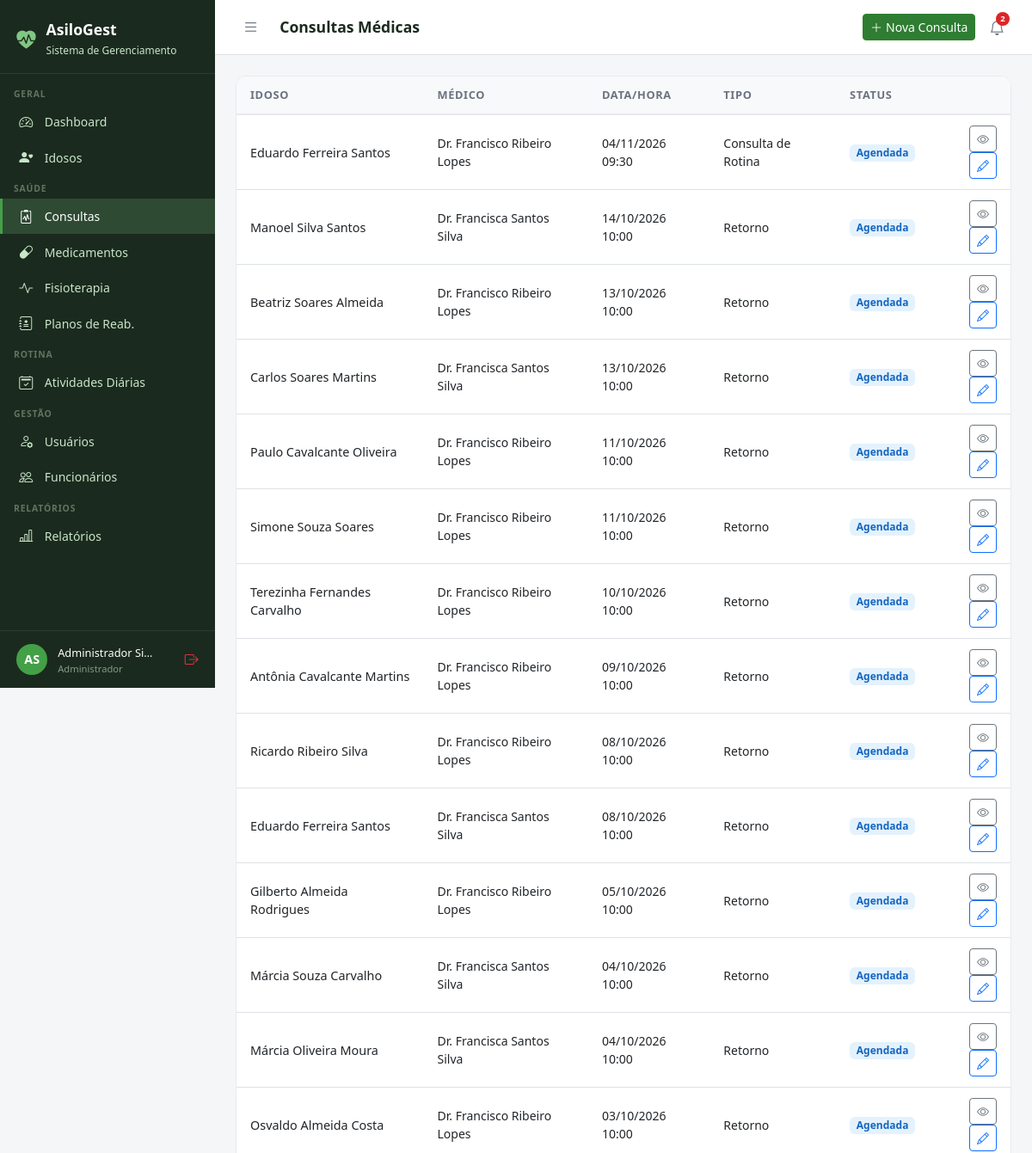
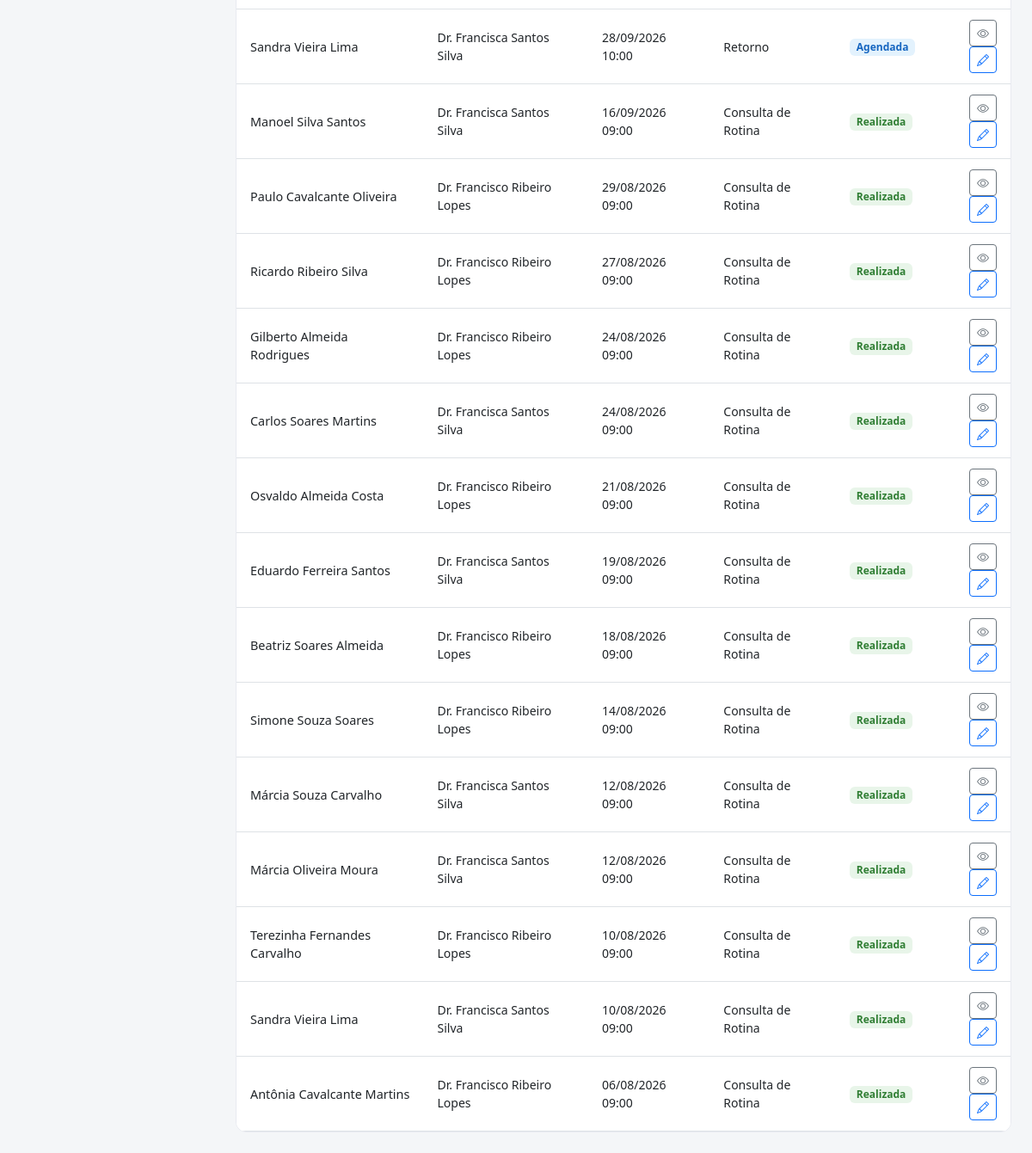
Screenshot of /consultas/ (signed in) with the database file from the repository (2 pictures, top to bottom).
### core/models.py (models this page shows, shortened)
class Usuario(AbstractUser):
    PERFIL_CHOICES = [
        ('administrador', 'Administrador'),
        ('medico', 'Médico'),
        ('fisioterapeuta', 'Fisioterapeuta'),
        ('enfermeiro', 'Enfermeiro(a)'),
        ('recepcionista', 'Recepcionista'),
        ('familiar', 'Familiar do Idoso'),
    ]
    perfil = models.CharField(
        max_length=20, choices=PERFIL_CHOICES,
        default='recepcionista', verbose_name='Perfil de Acesso'
    )
    telefone = models.CharField(max_length=15, blank=True, verbose_name='Telefone')
    cpf = models.CharField(max_length=14, unique=True, null=True, blank=True, verbose_name='CPF')
    foto = models.ImageField(upload_to='usuarios/', blank=True, null=True, verbose_name='Foto')
    data_nascimento = models.DateField(null=True, blank=True, verbose_name='Data de Nascimento')
    especialidade = models.CharField(
        max_length=100, blank=True, verbose_name='Especialidade',
        help_text='Preencha para Médico ou Fisioterapeuta'
    )
    data_admissao = models.DateField(null=True, blank=True, verbose_name='Data de Admissão')
    primeiro_acesso = models.BooleanField(
        default=True, verbose_name='Primeiro Acesso',
        help_text='Usuário deve definir senha no primeiro login'
    )
    ativo = models.BooleanField(default=True, verbose_name='Ativo')
    criado_em = models.DateTimeField(auto_now_add=True)
    class Meta:
        verbose_name = 'Usuário'
        verbose_name_plural = 'Usuários'
        ordering = ['first_name', 'last_name']
    @property
    def is_administrador(self):
        return self.perfil == 'administrador' or self.is_superuser
    @property
    def is_fisioterapeuta(self):
        return self.perfil == 'fisioterapeuta'
    @property
    def is_familiar(self):
        return self.perfil == 'familiar'
    @property
    def pode_editar_saude(self):
        return self.is_administrador or self.is_medico
    @property
    def pode_ver_saude(self):
        return (self.is_administrador or self.is_medico
                or self.is_fisioterapeuta or self.is_enfermeiro)
    @property
    def pode_cadastrar_usuarios(self):
        return self.is_administrador or self.is_recepcionista
    @property
    def pode_administrar(self):
        return self.is_administrador

### consultas/models.py (models this page shows, shortened)
class Consulta(models.Model):
    TIPO_CHOICES = [
        ('rotina', 'Consulta de Rotina'),
        ('urgencia', 'Urgência'),
        ('retorno', 'Retorno'),
        ('especialidade', 'Especialidade'),
        ('preventiva', 'Preventiva'),
    ]
    STATUS_CHOICES = [
        ('agendada', 'Agendada'),
        ('realizada', 'Realizada'),
        ('cancelada', 'Cancelada'),
        ('falta', 'Falta'),
    ]
    idoso = models.ForeignKey(Idoso, on_delete=models.CASCADE, related_name='consultas')
    medico = models.ForeignKey(Usuario, on_delete=models.SET_NULL, null=True, related_name='consultas_medico', limit_choices_to={'perfil': 'medico'})
    data_hora = models.DateTimeField(verbose_name='Data e Hora')
    tipo = models.CharField(max_length=15, choices=TIPO_CHOICES, default='rotina')
    status = models.CharField(max_length=10, choices=STATUS_CHOICES, default='agendada')
    queixa_principal = models.TextField(blank=True, verbose_name='Queixa Principal')
    anamnese = models.TextField(blank=True, verbose_name='Anamnese')
    exame_fisico = models.TextField(blank=True, verbose_name='Exame Físico')
    diagnostico = models.TextField(blank=True, verbose_name='Diagnóstico')
    prescricao = models.TextField(blank=True, verbose_name='Prescrição / Conduta')
    retorno_em = models.DateField(null=True, blank=True, verbose_name='Retorno Previsto')
    observacoes = models.TextField(blank=True)
    criado_em = models.DateTimeField(auto_now_add=True)
    atualizado_em = models.DateTimeField(auto_now=True)
    class Meta:
        verbose_name = 'Consulta'
        verbose_name_plural = 'Consultas'
        ordering = ['-data_hora']

### idosos/models.py (models this page shows, shortened)
class Idoso(models.Model):
    SEXO_CHOICES = [('M', 'Masculino'), ('F', 'Feminino')]
    TIPO_SANGUINEO = [('A+','A+'),('A-','A-'),('B+','B+'),('B-','B-'),('AB+','AB+'),('AB-','AB-'),('O+','O+'),('O-','O-')]
    STATUS_CHOICES = [('ativo','Ativo'),('inativo','Inativo'),('internado','Internado'),('falecido','Falecido')]
    nome = models.CharField(max_length=150, verbose_name='Nome Completo')
    data_nascimento = models.DateField(verbose_name='Data de Nascimento')
    sexo = models.CharField(max_length=1, choices=SEXO_CHOICES)
    cpf = models.CharField(max_length=14, unique=True, null=True, blank=True)
    rg = models.CharField(max_length=20, blank=True)
    tipo_sanguineo = models.CharField(max_length=3, choices=TIPO_SANGUINEO, blank=True)
    foto = models.ImageField(upload_to='idosos/', blank=True, null=True)
    status = models.CharField(max_length=10, choices=STATUS_CHOICES, default='ativo')
    endereco = models.CharField(max_length=200, blank=True)
    cidade = models.CharField(max_length=100, blank=True)
    estado = models.CharField(max_length=2, blank=True)
    cep = models.CharField(max_length=9, blank=True)
    alergias = models.TextField(blank=True, verbose_name='Alergias')
    condicoes_medicas = models.TextField(blank=True, verbose_name='Condições Médicas')
    observacoes = models.TextField(blank=True, verbose_name='Observações Gerais')
    data_entrada = models.DateField(verbose_name='Data de Entrada')
    numero_quarto = models.CharField(max_length=10, blank=True, verbose_name='Quarto')
    criado_em = models.DateTimeField(auto_now_add=True)
    atualizado_em = models.DateTimeField(auto_now=True)
    class Meta:
        verbose_name = 'Idoso'
        verbose_name_plural = 'Idosos'
        ordering = ['nome']

### consultas/views.py (the view, shortened to what this page needs)
# urls.py: path('', views.lista, name='lista'),
@login_required
def lista(request):
    user = request.user
    if not user.pode_ver_saude:
        messages.error(request, 'Acesso negado.')
        return redirect('dashboard')
    consultas = Consulta.objects.select_related('idoso', 'medico').order_by('-data_hora')[:50]
    return render(request, 'consultas/lista.html', {'consultas': consultas})

### templates/consultas/lista.html
{% extends 'base.html' %}
{% block title %}Consultas{% endblock %}{% block page_title %}Consultas Médicas{% endblock %}
{% block topbar_actions %}<a href="{% url 'consultas:novo' %}" class="btn btn-primary btn-sm"><i class="bi bi-plus-lg me-1"></i>Nova Consulta</a>{% endblock %}
{% block content %}
<div class="table-card"><table class="table table-hover">
<thead><tr><th>Idoso</th><th>Médico</th><th>Data/Hora</th><th>Tipo</th><th>Status</th><th></th></tr></thead>
<tbody>{% for c in consultas %}<tr>
  <td><div style="font-weight:500;">{{ c.idoso.nome }}</div></td>
  <td style="font-size:.875rem;">Dr. {{ c.medico.get_full_name|default:"–" }}</td>
  <td style="font-size:.875rem;">{{ c.data_hora|date:"d/m/Y H:i" }}</td>
  <td style="font-size:.875rem;">{{ c.get_tipo_display }}</td>
  <td>
    {% if c.status == 'realizada' %}<span class="badge" style="background:#E8F5E9;color:#2E7D32;font-size:.75rem;">Realizada</span>
    {% elif c.status == 'agendada' %}<span class="badge" style="background:#E3F2FD;color:#1565C0;font-size:.75rem;">Agendada</span>
    {% elif c.status == 'cancelada' %}<span class="badge" style="background:#FFEBEE;color:#C62828;font-size:.75rem;">Cancelada</span>
    {% else %}<span class="badge bg-secondary" style="font-size:.75rem;">{{ c.get_status_display }}</span>{% endif %}
  </td>
  <td class="text-end">
    <a href="{% url 'consultas:detalhe' c.pk %}" class="btn btn-sm btn-outline-secondary"><i class="bi bi-eye"></i></a>
    {% if user.pode_editar_saude %}<a href="{% url 'consultas:editar' c.pk %}" class="btn btn-sm btn-outline-primary"><i class="bi bi-pencil"></i></a>{% endif %}
  </td>
</tr>{% empty %}<tr><td colspan="6" class="text-center py-4 text-muted">Nenhuma consulta encontrada.</td></tr>{% endfor %}</tbody>
</table></div>{% endblock %}

### templates/base.html (shortened to what this page needs)
<!DOCTYPE html>
<html lang="pt-br">
<head>
  <link href="https://cdn.jsdelivr.net/npm/bootstrap@5.3.0/dist/css/bootstrap.min.css" rel="stylesheet">
  <link href="https://cdn.jsdelivr.net/npm/bootstrap-icons@1.11.0/font/bootstrap-icons.css" rel="stylesheet">
</head>
<body>
{% if user.is_authenticated %}
<div id="sidebar">
  <div class="sidebar-brand">
    <i class="bi bi-heart-pulse-fill" style="color:#81C784;font-size:1.4rem;"></i>
    <div>
      <h5 style="margin:0;">AsiloGest</h5>
      <small>Sistema de Gerenciamento</small>
    </div>
  </div>
  <nav class="sidebar-nav">
    <div class="nav-section">Geral</div>
    <a href="{% url 'dashboard' %}" class="sidebar-link {% if request.resolver_match.url_name == 'dashboard' %}active{% endif %}">
      <i class="bi bi-speedometer2"></i> Dashboard
    </a>
    <a href="{% url 'idosos:lista' %}" class="sidebar-link">
      <i class="bi bi-person-heart"></i>
      {% if user.is_familiar %}Meus Familiares{% else %}Idosos{% endif %}
    </a>
    {% if user.pode_ver_saude or user.is_familiar %}
    <div class="nav-section">Saúde</div>
    <a href="{% url 'consultas:lista' %}" class="sidebar-link">
      <i class="bi bi-clipboard2-pulse"></i> Consultas
    </a>
    <a href="{% url 'medicamentos:lista' %}" class="sidebar-link">
      <i class="bi bi-capsule"></i> Medicamentos
    </a>
    <a href="{% url 'fisioterapia:lista' %}" class="sidebar-link">
      <i class="bi bi-activity"></i> Fisioterapia
    </a>
    {% if user.pode_ver_saude and not user.is_familiar %}
    <a href="{% url 'fisioterapia:planos_lista' %}" class="sidebar-link">
      <i class="bi bi-journal-medical"></i> Planos de Reab.
    </a>
    {% endif %}
    {% endif %}
    <div class="nav-section">Rotina</div>
    <a href="{% url 'atividades:lista' %}" class="sidebar-link">
      <i class="bi bi-calendar2-check"></i> Atividades Diárias
    </a>
    {% if user.pode_cadastrar_usuarios %}
    <div class="nav-section">Gestão</div>
    <a href="{% url 'usuarios_lista' %}" class="sidebar-link">
      <i class="bi bi-person-gear"></i> Usuários
    </a>
    {% endif %}
    {% if user.pode_administrar %}
    <a href="{% url 'funcionarios:lista' %}" class="sidebar-link">
      <i class="bi bi-people"></i> Funcionários
    </a>
    {% endif %}
    {% if user.pode_ver_saude or user.pode_administrar %}
    <div class="nav-section">Relatórios</div>
    <a href="{% url 'relatorios:lista' %}" class="sidebar-link">
      <i class="bi bi-bar-chart-line"></i> Relatórios
    </a>
    {% endif %}
  </nav>
  <div class="sidebar-user">
    <div class="avatar">{{ user.first_name|first|upper }}{{ user.last_name|first|upper }}</div>
    <div class="info" style="min-width:0;flex:1;">
      <span>{{ user.get_full_name|truncatechars:18 }}</span>
      <small>{{ user.get_perfil_display }}</small>
    </div>
    <a href="{% url 'logout' %}" class="text-danger" title="Sair" style="flex-shrink:0;">
      <i class="bi bi-box-arrow-right"></i>
    </a>
  </div>
</div>
<div id="main">
  <div class="topbar">
    <div class="topbar-left">
      <button class="btn-toggle-sidebar" onclick="toggleSidebar()" title="Menu">
        <i class="bi bi-list"></i>
      </button>
      <h4>{% block page_title %}{% endblock %}</h4>
    </div>
    <div class="d-flex align-items-center gap-2">
      {% block topbar_actions %}{% endblock %}
      <div style="position:relative;">
        <button class="notif-btn" id="notifBtn" onclick="toggleNotif()" title="Notificações">
          <i class="bi bi-bell"></i>
          {% if notif_count %}
          <span class="notif-badge">{{ notif_count }}</span>
          {% endif %}
        </button>
      </div>
    </div>
  </div>
  <div class="content">
    {% block content %}{% endblock %}
  </div>
</div>
{% else %}
{% block full_content %}{% endblock %}
{% endif %}
</body>
</html>

### templates/base.html (style rules this page uses)
:root { --sidebar-width: 250px; --primary: #2E7D32; --primary-light: #43A047; --accent: #1565C0; --bg-sidebar: #1B2A1E; --bg-sidebar-hover: #2E4A33; --text-sidebar: #C8E6C9; --transition: 0.3s ease; }
body { background: #F4F6F8; font-family: 'Segoe UI', sans-serif; }
#sidebar { position: fixed; top: 0; left: 0; width: var(--sidebar-width); height: 100vh; background: var(--bg-sidebar); z-index: 1000; display: flex; flex-direction: column; overflow-y: auto; transition: transform var(--transition); }
.sidebar-brand { padding: 1.5rem 1.2rem 1rem; border-bottom: 1px solid rgba(255,255,255,0.08); display: flex; align-items: center; gap: .75rem; }
.sidebar-brand h5 { color: #fff; font-weight: 700; margin: 0; font-size: 1.1rem; }
.sidebar-brand small { color: var(--text-sidebar); font-size: .75rem; }
.sidebar-nav { padding: .5rem 0; flex: 1; }
.nav-section { padding: .5rem 1rem .2rem; color: rgba(200,230,201,.4); font-size: .65rem; font-weight: 700; letter-spacing: .08em; text-transform: uppercase; }
.sidebar-link { display: flex; align-items: center; gap: .65rem; padding: .55rem 1.2rem; color: var(--text-sidebar); text-decoration: none; font-size: .875rem; transition: all .2s; border-left: 3px solid transparent; }
.sidebar-link:hover, .sidebar-link.active { background: var(--bg-sidebar-hover); color: #fff; border-left-color: var(--primary-light); }
.sidebar-link i { font-size: 1rem; width: 1.2rem; }
.sidebar-user { padding: .8rem 1.2rem; border-top: 1px solid rgba(255,255,255,0.08); display: flex; align-items: center; gap: .75rem; }
.sidebar-user .avatar { width: 36px; height: 36px; background: var(--primary-light); border-radius: 50%; display: flex; align-items: center; justify-content: center; color: #fff; font-weight: 700; font-size: .9rem; flex-shrink: 0; }
.sidebar-user .info small { color: rgba(200,230,201,.6); font-size: .7rem; display: block; }
.sidebar-user .info span { color: #fff; font-size: .8rem; }
#main { margin-left: var(--sidebar-width); min-height: 100vh; display: flex; flex-direction: column; transition: margin-left var(--transition); }
.topbar { background: #fff; border-bottom: 1px solid #E0E0E0; padding: .75rem 1.5rem; display: flex; align-items: center; justify-content: space-between; position: sticky; top: 0; z-index: 999; }
.topbar-left { display: flex; align-items: center; gap: 1rem; }
.topbar h4 { margin: 0; font-size: 1.1rem; font-weight: 600; color: #1B2A1E; }
.btn-toggle-sidebar { background: none; border: none; padding: .4rem .5rem; color: #6B7280; cursor: pointer; border-radius: 6px; font-size: 1.2rem; line-height: 1; transition: background .2s, color .2s; }
.notif-btn { position: relative; background: none; border: none; padding: .4rem .5rem; color: #6B7280; cursor: pointer; border-radius: 6px; font-size: 1.1rem; transition: background .2s, color .2s; }
.notif-badge { position: absolute; top: 2px; right: 2px; background: #DC2626; color: #fff; font-size: .6rem; font-weight: 700; min-width: 16px; height: 16px; border-radius: 8px; padding: 0 4px; display: flex; align-items: center; justify-content: center; }
.content { padding: 1.5rem; flex: 1; }
.table-card { background: #fff; border-radius: 12px; border: 1px solid #E8EAF0; overflow: hidden; }
.table-card .table { margin: 0; }
.table thead th { background: #F8F9FA; border-bottom: 2px solid #E8EAF0; font-size: .8rem; font-weight: 600; color: #6B7280; text-transform: uppercase; letter-spacing: .05em; padding: .75rem 1rem; }
.table td { padding: .75rem 1rem; vertical-align: middle; font-size: .9rem; }
.btn-primary { background: var(--primary); border-color: var(--primary); }

### rows the page displays
Usuario: first_name|first "A", last_name|first "S", get_full_name "Administrador Si…", perfil "Administrador"
Consulta: idoso.nome "Eduardo Ferreira Santos", medico.get_full_name "Francisco Ribeiro Lopes", data_hora "04/11/2026 09:30", tipo "Consulta de Rotina", status "Agendada"
Consulta: idoso.nome "Manoel Silva Santos", medico.get_full_name "Francisca Santos Silva", data_hora "14/10/2026 10:00", tipo "Retorno", status "Agendada"
Consulta: idoso.nome "Beatriz Soares Almeida", medico.get_full_name "Francisco Ribeiro Lopes", data_hora "13/10/2026 10:00", tipo "Retorno", status "Agendada"
Consulta: idoso.nome "Carlos Soares Martins", medico.get_full_name "Francisca Santos Silva", data_hora "13/10/2026 10:00", tipo "Retorno", status "Agendada"
Consulta: idoso.nome "Paulo Cavalcante Oliveira", medico.get_full_name "Francisco Ribeiro Lopes", data_hora "11/10/2026 10:00", tipo "Retorno", status "Agendada"
Consulta: idoso.nome "Simone Souza Soares", medico.get_full_name "Francisco Ribeiro Lopes", data_hora "11/10/2026 10:00", tipo "Retorno", status "Agendada"
Consulta: idoso.nome "Terezinha Fernandes Carvalho", medico.get_full_name "Francisco Ribeiro Lopes", data_hora "10/10/2026 10:00", tipo "Retorno", status "Agendada"
Consulta: idoso.nome "Antônia Cavalcante Martins", medico.get_full_name "Francisco Ribeiro Lopes", data_hora "09/10/2026 10:00", tipo "Retorno", status "Agendada"
Consulta: idoso.nome "Ricardo Ribeiro Silva", medico.get_full_name "Francisco Ribeiro Lopes", data_hora "08/10/2026 10:00", tipo "Retorno", status "Agendada"
Consulta: idoso.nome "Eduardo Ferreira Santos", medico.get_full_name "Francisca Santos Silva", data_hora "08/10/2026 10:00", tipo "Retorno", status "Agendada"
Consulta: idoso.nome "Gilberto Almeida Rodrigues", medico.get_full_name "Francisco Ribeiro Lopes", data_hora "05/10/2026 10:00", tipo "Retorno", status "Agendada"
Consulta: idoso.nome "Márcia Souza Carvalho", medico.get_full_name "Francisca Santos Silva", data_hora "04/10/2026 10:00", tipo "Retorno", status "Agendada"
Consulta: idoso.nome "Márcia Oliveira Moura", medico.get_full_name "Francisca Santos Silva", data_hora "04/10/2026 10:00", tipo "Retorno", status "Agendada"
Consulta: idoso.nome "Osvaldo Almeida Costa", medico.get_full_name "Francisco Ribeiro Lopes", data_hora "03/10/2026 10:00", tipo "Retorno", status "Agendada"
Consulta: idoso.nome "Sandra Vieira Lima", medico.get_full_name "Francisca Santos Silva", data_hora "28/09/2026 10:00", tipo "Retorno", status "Agendada"
Consulta: idoso.nome "Manoel Silva Santos", medico.get_full_name "Francisca Santos Silva", data_hora "16/09/2026 09:00", tipo "Consulta de Rotina", status "Realizada"
Consulta: idoso.nome "Paulo Cavalcante Oliveira", medico.get_full_name "Francisco Ribeiro Lopes", data_hora "29/08/2026 09:00", tipo "Consulta de Rotina", status "Realizada"
Consulta: idoso.nome "Ricardo Ribeiro Silva", medico.get_full_name "Francisco Ribeiro Lopes", data_hora "27/08/2026 09:00", tipo "Consulta de Rotina", status "Realizada"
Consulta: idoso.nome "Gilberto Almeida Rodrigues", medico.get_full_name "Francisco Ribeiro Lopes", data_hora "24/08/2026 09:00", tipo "Consulta de Rotina", status "Realizada"
Consulta: idoso.nome "Carlos Soares Martins", medico.get_full_name "Francisca Santos Silva", data_hora "24/08/2026 09:00", tipo "Consulta de Rotina", status "Realizada"
Consulta: idoso.nome "Osvaldo Almeida Costa", medico.get_full_name "Francisco Ribeiro Lopes", data_hora "21/08/2026 09:00", tipo "Consulta de Rotina", status "Realizada"
Consulta: idoso.nome "Eduardo Ferreira Santos", medico.get_full_name "Francisca Santos Silva", data_hora "19/08/2026 09:00", tipo "Consulta de Rotina", status "Realizada"
Consulta: idoso.nome "Beatriz Soares Almeida", medico.get_full_name "Francisco Ribeiro Lopes", data_hora "18/08/2026 09:00", tipo "Consulta de Rotina", status "Realizada"
Consulta: idoso.nome "Simone Souza Soares", medico.get_full_name "Francisco Ribeiro Lopes", data_hora "14/08/2026 09:00", tipo "Consulta de Rotina", status "Realizada"
Consulta: idoso.nome "Márcia Souza Carvalho", medico.get_full_name "Francisca Santos Silva", data_hora "12/08/2026 09:00", tipo "Consulta de Rotina", status "Realizada"
Consulta: idoso.nome "Márcia Oliveira Moura", medico.get_full_name "Francisca Santos Silva", data_hora "12/08/2026 09:00", tipo "Consulta de Rotina", status "Realizada"
Consulta: idoso.nome "Terezinha Fernandes Carvalho", medico.get_full_name "Francisco Ribeiro Lopes", data_hora "10/08/2026 09:00", tipo "Consulta de Rotina", status "Realizada"
Consulta: idoso.nome "Sandra Vieira Lima", medico.get_full_name "Francisca Santos Silva", data_hora "10/08/2026 09:00", tipo "Consulta de Rotina", status "Realizada"
Consulta: idoso.nome "Antônia Cavalcante Martins", medico.get_full_name "Francisco Ribeiro Lopes", data_hora "06/08/2026 09:00", tipo "Consulta de Rotina", status "Realizada"

### other values shown
{{ notif_count }} "2"
